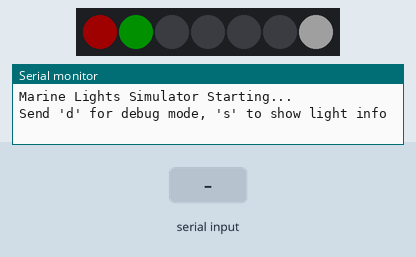
This sketch was run on a simulated Arduino Uno, built with avr-gcc and run on an emulated ATmega328P. On the bench: 7 RGB LEDs in strip order, left to right, the last lines printed to the serial monitor. Inputs (shaded band) come from the test bench. Dim RGB values are drawn brighter than linear; random numbers use the default seed unless the sketch sets one.

Above: at 1.2 s.
1.3 s: "s\n" received over Serial
At 2.61 s:
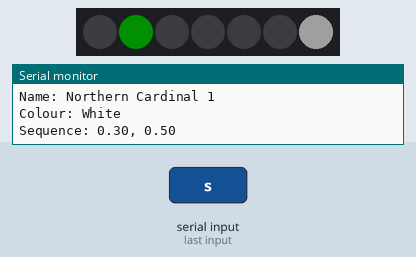
3.0 s: byte 100 ('d') received over Serial
6.0 s: "d\n" received over Serial
At 6.11 s:
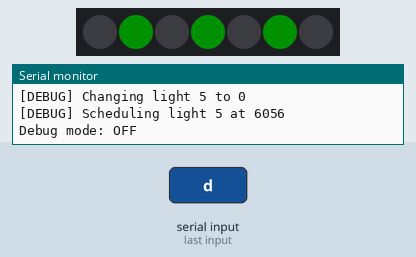
7.5 s: byte 115 ('s') received over Serial
At 8.01 s:
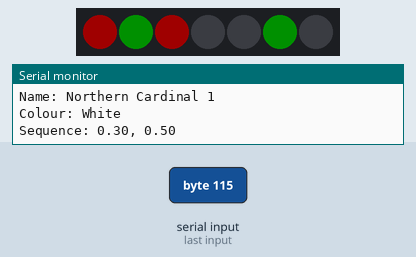
Timing chart, 0 to 10.2 s (numbered marks = the images above; inputs shaded):
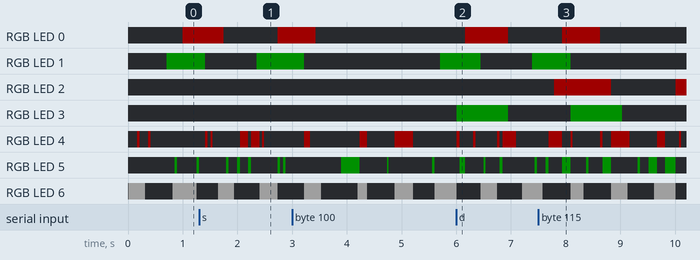

The sketch:

bouy_lights_uno.ino
```cpp
#include <FastLED.h>

// FastLED Configuration
#define NUM_LEDS 7
#define DATA_PIN 13
#define LED_TYPE WS2812B
#define COLOR_ORDER GRB
CRGB leds[NUM_LEDS];

// Light structure
struct Light {
  const char* name;
  CRGB colour;
  float sequence[16];  // Max sequence length
  int sequence_length;
  int seq_num;
};

// Event structure
struct Event {
  int light_id;
  unsigned long time;
};

// Globals
Light lights[7] = {
  // Channel Pair 1
  {
    "Channel Port 1",
    CRGB::Red,
    {0.75, 0.95, 0.75, 2.75},
    4,
    -1
  },
  {
    "Channel Starboard 1",
    CRGB::Green,
    {0.7, 0.9, 0.7, 2.7},
    4,
    -1
  },
  // Channel Pair 2
  {
    "Channel Port 2",
    CRGB::Red,
    {1.0, 1.2, 1.0, 1.2, 1.0, 6.8},
    6,
    -1
  },
  {
    "Channel Starboard 2",
    CRGB::Green,
    {0.95, 1.15, 0.95, 1.15, 0.95, 6.8},
    6,
    -1
  },
  // Pier 1
  {
    "Pier 1 Port",
    CRGB::Red,
    {0.04, 0.06, 0.04, 0.06, 0.04, 0.06, 0.04, 0.06, 0.04, 0.06, 0.04, 0.06, 0.04, 0.3},
    14,
    -1
  },
  {
    "Pier 1 Starboard",
    CRGB::Green,
    {0.04, 0.06, 0.04, 0.06, 0.04, 0.06, 0.04, 0.06, 0.04, 0.06, 0.04, 0.06, 0.04, 0.3},
    14,
    -1
  },
  // Cardinals
  {
    "Northern Cardinal 1",
    CRGB::White,
    {0.3, 0.5},
    2,
    -1
  }
};

Event event_stack[10];
int event_stack_size = 0;
const int max_event_stack = 10;
bool debug_mode = false;

void setup() {
  Serial.begin(115200);

  // Initialize FastLED
  FastLED.addLeds<LED_TYPE, DATA_PIN, COLOR_ORDER>(leds, NUM_LEDS).setCorrection(TypicalLEDStrip);
  FastLED.setBrightness(32);

  // Clear all LEDs
  fill_solid(leds, NUM_LEDS, CRGB::Black);
  FastLED.show();

  Serial.println("Marine Lights Simulator Starting...");
  Serial.println("Send 'd' for debug mode, 's' to show light info");

  initialiseLights();
}

void loop() {
  // Check for serial commands
  if (Serial.available()) {
    char cmd = Serial.read();
    if (cmd == 'd') {
      debug_mode = !debug_mode;
      Serial.print("Debug mode: ");
      Serial.println(debug_mode ? "ON" : "OFF");
    } else if (cmd == 's') {
      showLights();
    }
  }

  unsigned long max_millis;
  if (event_stack_size > 0) {

    // Handle millis() rolling over - it takes about 50 days!
    // unsigned long current_millis = millis();

    // if current_millis > max_millis {
    //   max_millis = current_millis;
    // } else {

    // }

    unsigned long next_event_time = peekEventStack().time;
    if (millis() >= next_event_time) {
      Event event = popEventStack();
      Light* light = &lights[event.light_id];

      if (light->seq_num < light->sequence_length - 1) {
        light->seq_num++;
      } else {
        light->seq_num = 0;
      }

      doDebug("Light " + String(event.light_id) + " seq_num: " + String(light->seq_num));

      updateLight(event.light_id, getLightState(light->seq_num));

      unsigned long new_time = event.time + (unsigned long)(light->sequence[light->seq_num] * 1000);
      insertIntoEventStack(event.light_id, new_time);

      updateLEDs();
    }
  }

  delay(5);  // 5ms polling interval
}

Event mkEvent(int light_id, unsigned long event_time) {
  Event event;
  event.light_id = light_id;
  event.time = event_time;
  return event;
}

void insertIntoEventStack(int light_id, unsigned long event_time) {
  doDebug("Scheduling light " + String(light_id) + " at " + String(event_time));

  if (event_stack_size >= max_event_stack) {
    Serial.println("ERROR: Event stack full!");
    return;
  }

  // Check for empty stack
  if (event_stack_size == 0) {
    event_stack[0] = mkEvent(light_id, event_time);
    event_stack_size = 1;
    return;
  }

  // Find place to insert event (chronological order)
  for (int i = 0; i < event_stack_size; i++) {
    if (event_time < event_stack[i].time) {
      // Shift events to make room
      for (int j = event_stack_size; j > i; j--) {
        event_stack[j] = event_stack[j-1];
      }
      event_stack[i] = mkEvent(light_id, event_time);
      event_stack_size++;
      return;
    }
  }

  // No place found, append to end
  event_stack[event_stack_size] = mkEvent(light_id, event_time);
  event_stack_size++;
}

int getLightState(int sequence_id) {
  return 1 - (sequence_id % 2);
}

Event peekEventStack() {
  return event_stack[0];
}

Event popEventStack() {
  Event event = event_stack[0];

  // Shift remaining events
  for (int i = 0; i < event_stack_size - 1; i++) {
    event_stack[i] = event_stack[i + 1];
  }
  event_stack_size--;

  return event;
}

void initialiseLights() {
  unsigned long now = millis();

  randomSeed(analogRead(0));
  for (int i = 0; i < 7; i++) {
    // Calculate total sequence time
    float total_time = 0;
    for (int j = 0; j < lights[i].sequence_length; j++) {
      total_time += lights[i].sequence[j];
    }

    // Random start time within sequence period
    unsigned long start_time = now + (unsigned long)((float)random(1000) / 1000.0 * total_time * 1000);
    insertIntoEventStack(i, start_time);
  }

  doDebug("Lights initialized at time: " + String(now));
}

void updateLight(int id, int state) {
  doDebug("Changing light " + String(id) + " to " + String(state));
  // This function is called but actual LED update happens in updateLEDs()
}

void updateLEDs() {
  // Update each LED based on light state
  for (int i = 0; i < NUM_LEDS && i < 7; i++) {
    int state = getLightState(lights[i].seq_num);
    if (state == 1) {
      leds[i] = lights[i].colour;
    } else {
      leds[i] = CRGB::Black;
    }
  }
  FastLED.show();
}

void showLights() {
  Serial.println("\n=== Light Configuration ===");
  for (int i = 0; i < 7; i++) {
    Serial.print("Name: ");
    Serial.println(lights[i].name);
    Serial.print("Colour: ");
    if (lights[i].colour == CRGB::Red) Serial.println("Red");
    else if (lights[i].colour == CRGB::Green) Serial.println("Green");
    else if (lights[i].colour == CRGB::White) Serial.println("White");
    else Serial.println("Unknown");
    Serial.print("Sequence: ");
    for (int j = 0; j < lights[i].sequence_length; j++) {
      Serial.print(lights[i].sequence[j]);
      if (j < lights[i].sequence_length - 1) Serial.print(", ");
    }
    Serial.println("\n");
  }
}

void doDebug(String msg) {
  if (debug_mode) {
    Serial.println("[DEBUG] " + msg);
  }
}
```
